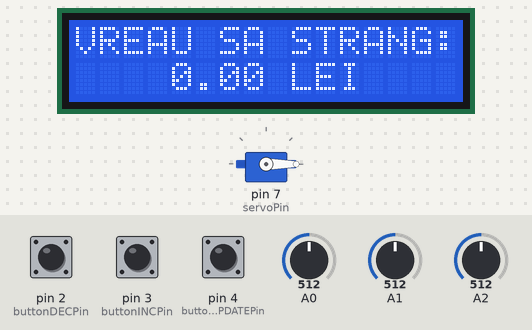
The sketch below on a simulated Arduino Uno, built with avr-gcc and run on an emulated ATmega328P. Parts: 16×2 character LCD, servo. Inputs (shaded band) come from the test bench; at power-on: pin 3 (buttonINCPin) LOW, pin 2 (buttonDECPin) LOW, A0 = 512, pin 4 (buttonUPDATEPin) LOW, A1 = 512, A2 = 512.

Above: at 3.2 s.
3.3 s: pin 3 (buttonINCPin) pulled HIGH for 0.15 s
At 4.3 s:
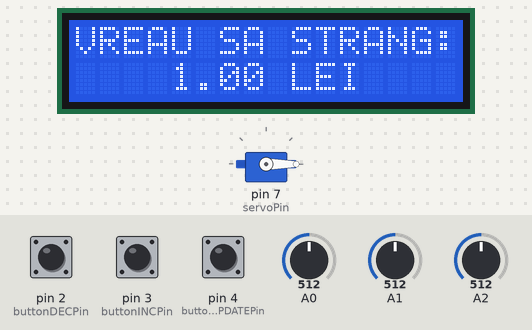
6.4 s: pin 3 (buttonINCPin) pulled HIGH for 1 s
At 7.7 s:
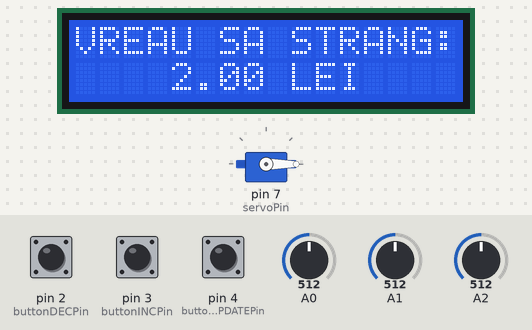
10.4 s: pin 2 (buttonDECPin) pulled HIGH for 0.15 s
At 11.4 s:
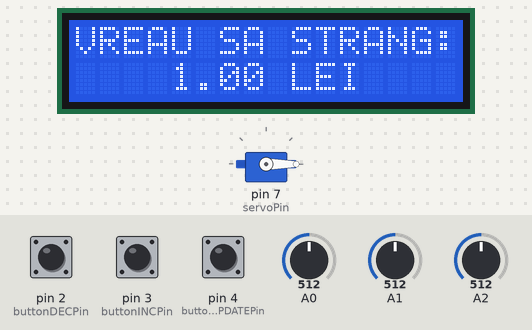
13.5 s: pin 2 (buttonDECPin) pulled HIGH for 1 s
At 14.8 s:
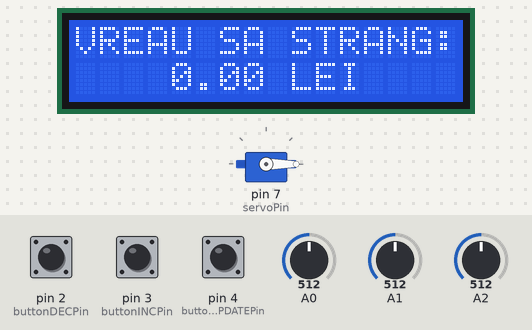
16.0 s: pin 3 (buttonINCPin) pulled HIGH for 0.15 s
At 21.8 s:
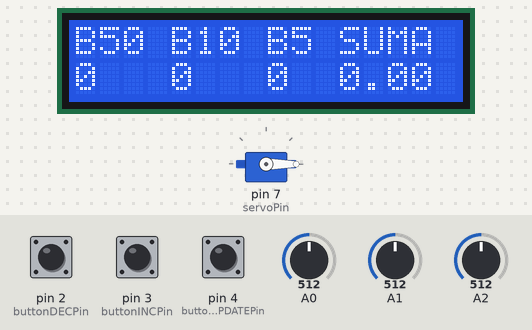
22.1 s: A0 set to 190
At 22.6 s:
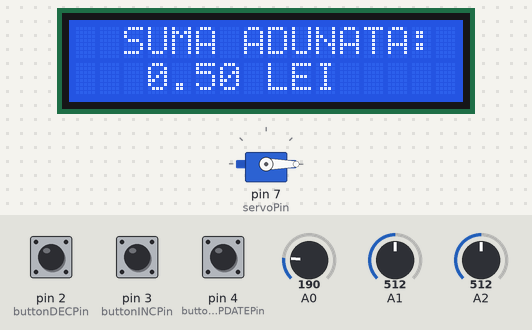
Timing chart, 0 to 25.1 s (numbered marks = the images above; inputs shaded):
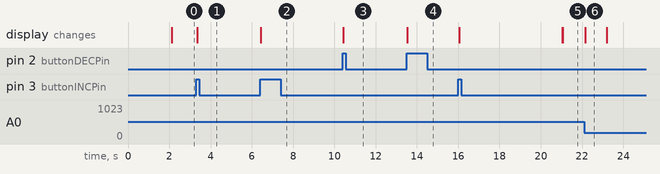

The sketch:

PROIECT.ino
```cpp
#include <Wire.h>

#include <LiquidCrystal_I2C.h>

#include <Servo.h>

LiquidCrystal_I2C lcd(0x27, 16, 2);

int f1 = 0, f2 = 0, f3 = 0;

int c1 = 0, c2 = 0, c3 = 0;

float suma = 0;

float targetSum = 0;

int servoPin = 7;
Servo Servo1;

int buttonINCPin = 3;
int buttonINCState = HIGH;
int prestateINC = 0;

int buttonDECPin = 2;
int buttonDECState = HIGH;
int prestateDEC = 0;

int buttonUPDATEPin = 4;
int buttonUPDATEState = HIGH;
int prestateUPDATE = 0;


unsigned long lastButtonPressTime = 0;
int revin = 0;

int apas = 0;
enum State {
  SET_TARGET_SUM,
  SORT_COINS,
  UPTATE_SUM
};

State currentState = SET_TARGET_SUM;

void setup()

{

  lcd.init();

  lcd.backlight();

  lcd.setCursor(0, 0);

  lcd.print("  PROIECT PMP");

  lcd.setCursor(0, 1);

  lcd.print("  COIN SORTER       ");

  delay(2000);

  lcd.clear();

  Servo1.attach(servoPin);
  Servo1.write(0);

  pinMode(buttonINCPin, INPUT);
  pinMode(buttonDECPin, INPUT);
  pinMode(buttonUPDATEPin, INPUT);
}

void loop() {
  switch (currentState) {
    case SET_TARGET_SUM:
      setTargetSum();
      break;

    case SORT_COINS:
      sortCoins();
      break;
  }
}

void setTargetSum() {
  if (currentState == SET_TARGET_SUM) {
    buttonINCState = digitalRead(buttonINCPin);
    buttonDECState = digitalRead(buttonDECPin);

    if (revin == 1) {
      lcd.clear();
      lastButtonPressTime = millis();
      revin = 0;
    }

    if (buttonINCState == HIGH && prestateINC == 0) {
      targetSum++;
      prestateINC = 1;
      lastButtonPressTime = millis();
    } else if (buttonINCState == LOW) {
      prestateINC = 0;
    }

    if (buttonDECState == HIGH && prestateDEC == 0 && targetSum > 0.0) {
      targetSum--;
      prestateDEC = 1;
      lastButtonPressTime = millis();
    } else if (buttonDECState == LOW) {
      prestateDEC = 0;
    }

    if (millis() - lastButtonPressTime >= 5000 && targetSum >= 1) {
      lcd.clear();
      currentState = SORT_COINS;
    } else {
      lcd.setCursor(0, 0);
      lcd.print("VREAU SA STRANG:");
      lcd.setCursor(4, 1);
      lcd.print(targetSum);
      lcd.print(" LEI");
    }
  }
}

void updateSum() {
  buttonUPDATEState = digitalRead(buttonUPDATEPin);

  if (buttonUPDATEState == HIGH && prestateUPDATE == 0) {
    lcd.clear();

    currentState = SET_TARGET_SUM;
    prestateUPDATE = 1;
    lastButtonPressTime = millis();
  } else if (buttonUPDATEState == LOW) {
    prestateUPDATE = 0;
  }
}

void sortCoins() {

  int s1 = analogRead(A0);
  int s2 = analogRead(A1);
  int s3 = analogRead(A2);

  printCoins();

  updateSum();

   if (s1 >= 200 && f1 == 0) {
     f1 = 1;
   } else if (s1 < 200 && f1 == 1) {
     f1 = 0;
     c1++;
     countCoins();
     printCoins();
   }
   if (s2 >= 200 && f2 == 0) {
     f2 = 1;
   } else if (s2 < 200 && f2 == 1) {
     f2 = 0;
     c2++;
     countCoins();
     printCoins();
   }
   if (s3 >= 200 && f3 == 0) {
     f3 = 1;
   } else if (s3 < 200 && f3 == 1) {
     f3 = 0;
     c3++;
     countCoins();
     printCoins();
   }

  if (suma >= targetSum) {
    activateServo();
    resetValues();
  }
}

void countCoins() {

  lcd.clear();

  suma = 0.5 * c1 + 0.1 * c2 + 0.05 * c3;

  lcd.setCursor(0, 0);

  lcd.print("  SUMA ADUNATA:");

  lcd.setCursor(3, 1);

  lcd.print(suma);

  lcd.print(" LEI");

  delay(1000);

  lcd.clear();
}


void activateServo() {

  lcd.clear();
  lcd.setCursor(0, 0);
  lcd.print("BRAVO! AI STRANS:");

  lcd.setCursor(4, 1);
  lcd.print(suma);
  lcd.print(" LEI");

  Servo1.write(380);
  delay(5000);

  Servo1.write(-380);
  delay(1000);

  lcd.clear();
}

void printCoins() {

  lcd.setCursor(0, 0);
  lcd.print("B50 B10 B5 SUMA");

  lcd.setCursor(0, 1);
  lcd.print(c1);

  lcd.setCursor(4, 1);
  lcd.print(c2);

  lcd.setCursor(8, 1);
  lcd.print(c3);

  lcd.setCursor(11, 1);
  lcd.print(suma);

}

void resetValues() {
  targetSum = 0;
  suma = 0;
  c1 = 0;
  c2 = 0;
  c3 = 0;
  revin = 1;
  currentState = SET_TARGET_SUM;
}
```

Measured:
- after the input at 3.3 s, the display: changes after 0.05 s (image 1)
- after the input at 16.0 s, the display: first changes after 0.05 s (image 5 shows a later state)
- after the input at 22.1 s, the display: changes after 0.06 s (image 6)
- what the display in image 6 shows lasts 1.0 s, from 22.2 s to 23.2 s
